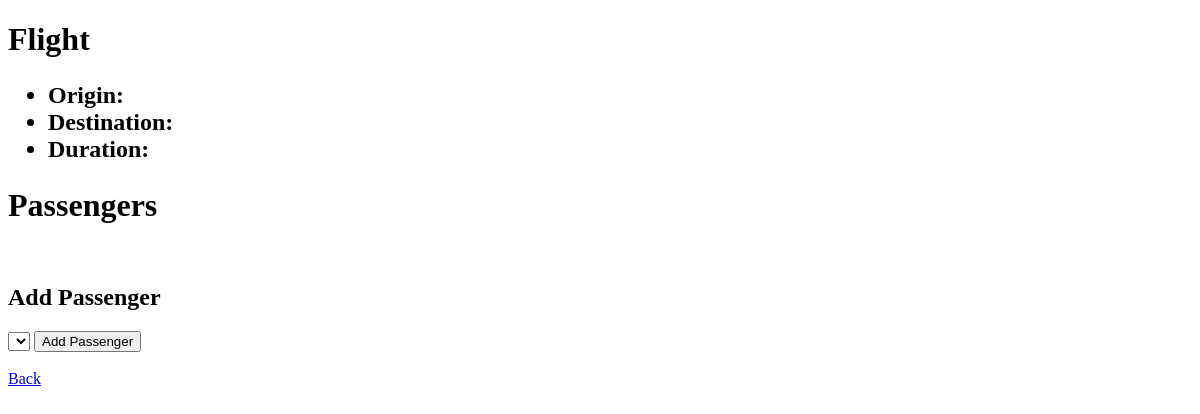
Page /flights/1 on the earlier database version.
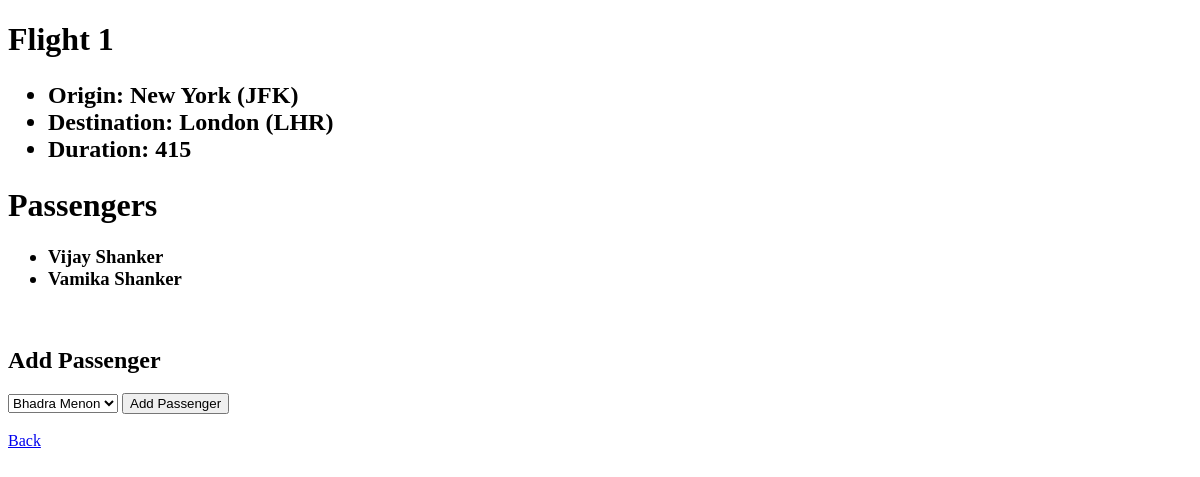
Same page on the later database version.
### flights/models.py (models this page shows, shortened)
class Flight(models.Model):
    origin = models.ForeignKey(Airport, on_delete=models.CASCADE, related_name="departures")
    destination = models.ForeignKey(Airport, on_delete=models.CASCADE, related_name="arrivals")
    duration = models.IntegerField()

class Airport(models.Model):
    code = models.CharField(max_length=3)
    city = models.CharField(max_length=64)
    def __str__(self):
        return f" {self.city} ({self.code})"

class Passenger(models.Model):
    first = models.CharField(max_length=64)
    last = models.CharField(max_length=64)
    flight = models.ManyToManyField(Flight, related_name="passengers",blank=True)
    def __str__(self):
        return f"{self.first} {self.last}"

### flights/views.py (the view)
# urls.py: path("<int:flight_id>", views.flight, name="flight"),
def flight(request,flight_id):
    try:
        flight = Flight.objects.get(pk=flight_id)
    except Flight.DoesNotExist:
        return render(request,"flights/flight.html")
    return render(request,"flights/flight.html",{
    "flight":flight,
    "passengers":flight.passengers.all(),
    "non_passengers":Passenger.objects.exclude(flight=flight).all()
    })

### flights/templates/flights/flight.html (shortened to what this page needs)
{% extends "flights/layout.html" %}
{% block body%}
<h1>
  Flight {{flight.id}}
</h1>
<h2>
  <ul>
    <li>Origin: {{flight.origin}}</li>
    <li>Destination: {{flight.destination}}</li>
    <li>Duration: {{flight.duration}}</li>
  </ul>
</h2>
<h1>Passengers</h1>
<h3>
  <ul>
    {% for passenger in passengers%}
    <li>{{passenger}}</li>
    {% endfor %}
  </ul>
</h3>
<br>
<h2>Add Passenger</h2>
<form class="" action="{% url 'book' flight.id %}" method="post">
  <select name="passenger">
    {% for passenger in non_passengers %}
    <option value="{{ passenger.id }}">{{passenger}}</option>
    {% endfor %}
  </select>
  <input type="submit" name="" value="Add Passenger">
</form>
<br>
<a href="{% url 'index' %}">Back</a>
{% endblock%}

### flights/templates/flights/layout.html (shortened to what this page needs)
<!DOCTYPE html>
<html lang="en" dir="ltr">
<head>
</head>
<body>
  {% block body %}
  {% endblock %}
</body>
</html>

Differences in the rows shown:
added Flight: id "1", origin "New York (JFK)", destination "London (LHR)", duration "415"
added Passenger: first+last "Vijay Shanker"
added Passenger: first+last "Vamika Shanker"
Other differences:
form field passenger: (not shown) → "Bhadra Menon"
